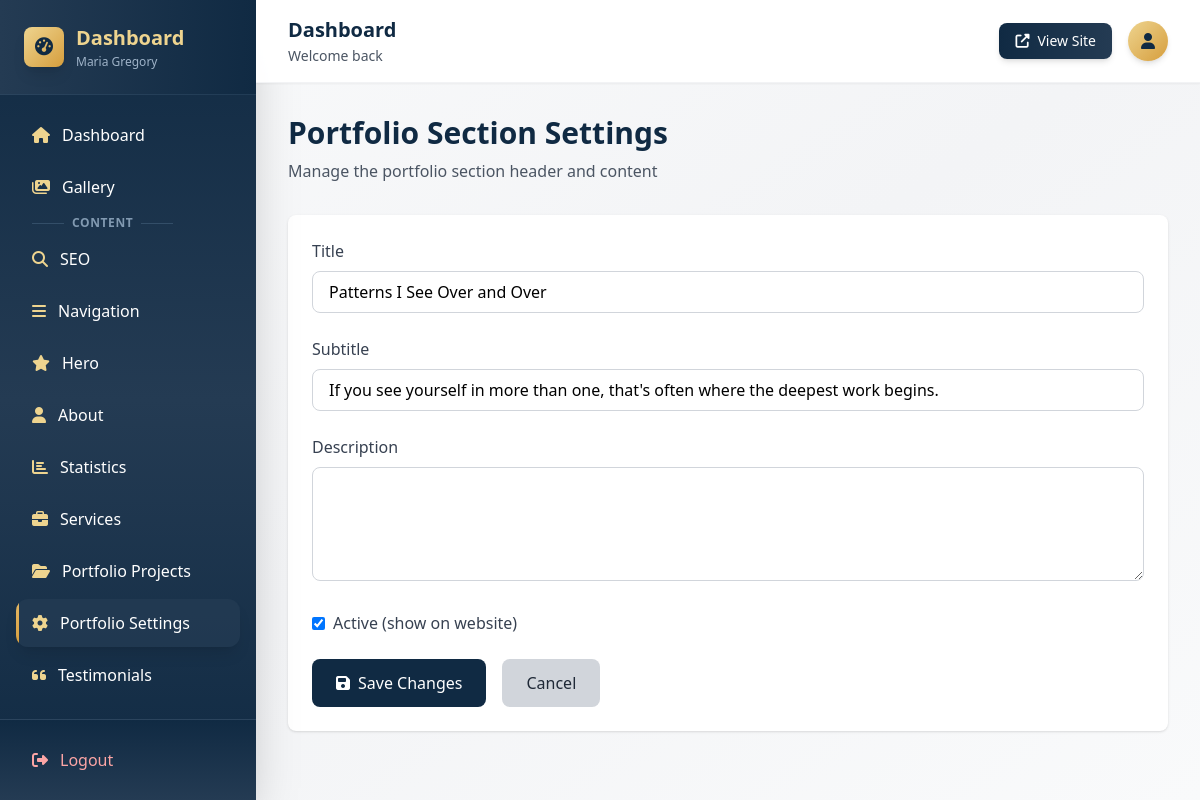
The app's page /dashboard/portfolio/ (signed in) with its own data.
### myApp/models.py (models this page shows, shortened)
class Portfolio(models.Model):
    title = models.CharField(max_length=200)
    subtitle = models.CharField(max_length=300, blank=True)
    description = models.TextField(blank=True)
    content = JSONField(default=dict, blank=True)
    is_active = models.BooleanField(default=True)
    updated_at = models.DateTimeField(auto_now=True)
    class Meta:
        verbose_name_plural = "Portfolio Sections"

### myApp/dashboard_views.py (the view, shortened to what this page needs)
# urls.py: path('portfolio/', dashboard_views.portfolio_edit, name='portfolio_edit'),
@login_required
def portfolio_edit(request):
    portfolio, created = Portfolio.objects.get_or_create(pk=1)
    context = {'portfolio': portfolio}
    return render(request, 'dashboard/portfolio_edit.html', context)

### myApp/templates/dashboard/portfolio_edit.html (shortened to what this page needs)
{% extends "dashboard/base.html" %}
{% block content %}
<div class="mb-8">
    <h1 class="text-3xl font-bold text-navy-900 mb-2">Portfolio Section Settings</h1>
    <p class="text-gray-600">Manage the portfolio section header and content</p>
</div>
<form method="post" class="bg-white rounded-lg shadow p-6">
    <div class="mb-6">
        <label class="block text-gray-700 font-medium mb-2">Title</label>
        <input type="text" name="title" value="{{ portfolio.title|default:'' }}" class="w-full px-4 py-2 border border-gray-300 rounded-lg focus:ring-2 focus:ring-navy-500" required>
    </div>
    <div class="mb-6">
        <label class="block text-gray-700 font-medium mb-2">Subtitle</label>
        <input type="text" name="subtitle" value="{{ portfolio.subtitle|default:'' }}" class="w-full px-4 py-2 border border-gray-300 rounded-lg focus:ring-2 focus:ring-navy-500">
    </div>
    <div class="mb-6">
        <label class="block text-gray-700 font-medium mb-2">Description</label>
        <textarea name="description" rows="4" class="w-full px-4 py-2 border border-gray-300 rounded-lg focus:ring-2 focus:ring-navy-500">{{ portfolio.description|default:'' }}</textarea>
    </div>
    <div class="mb-6">
        <label class="flex items-center">
            <input type="checkbox" name="is_active" {% if portfolio.is_active %}checked{% endif %} class="mr-2">
            <span class="text-gray-700 font-medium">Active (show on website)</span>
        </label>
    </div>
    <div class="flex gap-4">
        <button type="submit" class="bg-navy-900 hover:bg-navy-800 text-white px-6 py-3 rounded-lg transition-colors">
            <i class="fas fa-save mr-2"></i>Save Changes
        </button>
        <a href="{% url 'dashboard:portfolio_projects_list' %}" class="bg-gray-300 hover:bg-gray-400 text-gray-800 px-6 py-3 rounded-lg transition-colors">
            Cancel
        </a>
    </div>
</form>
{% endblock %}

### records on screen
Portfolio: title "Patterns I See Over and Over", subtitle "If you see yourself in more than one, that's often where the deepest work begins.", is_active "☑"
